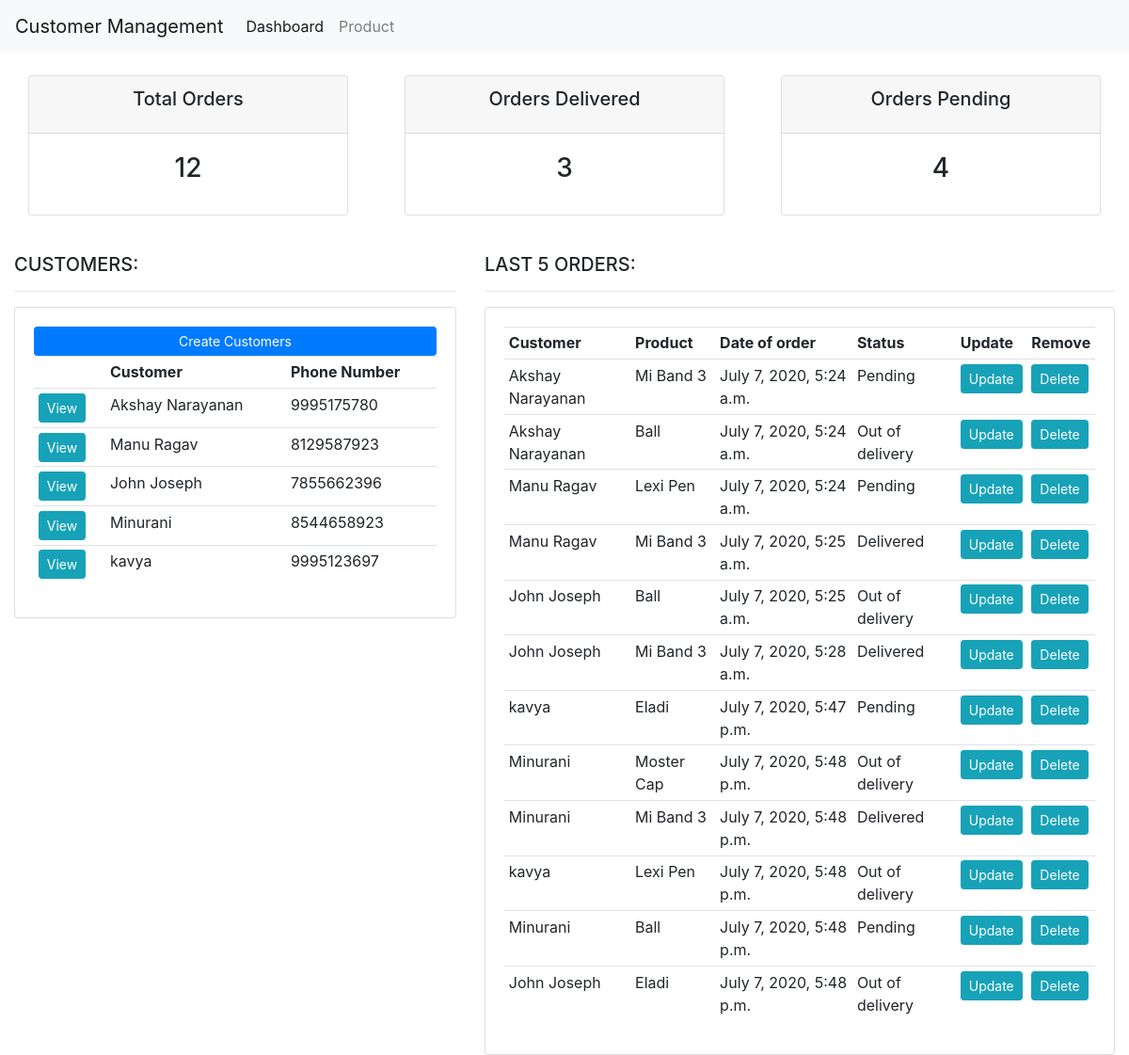
Before: /cmr/dashboard/ with the older database file.
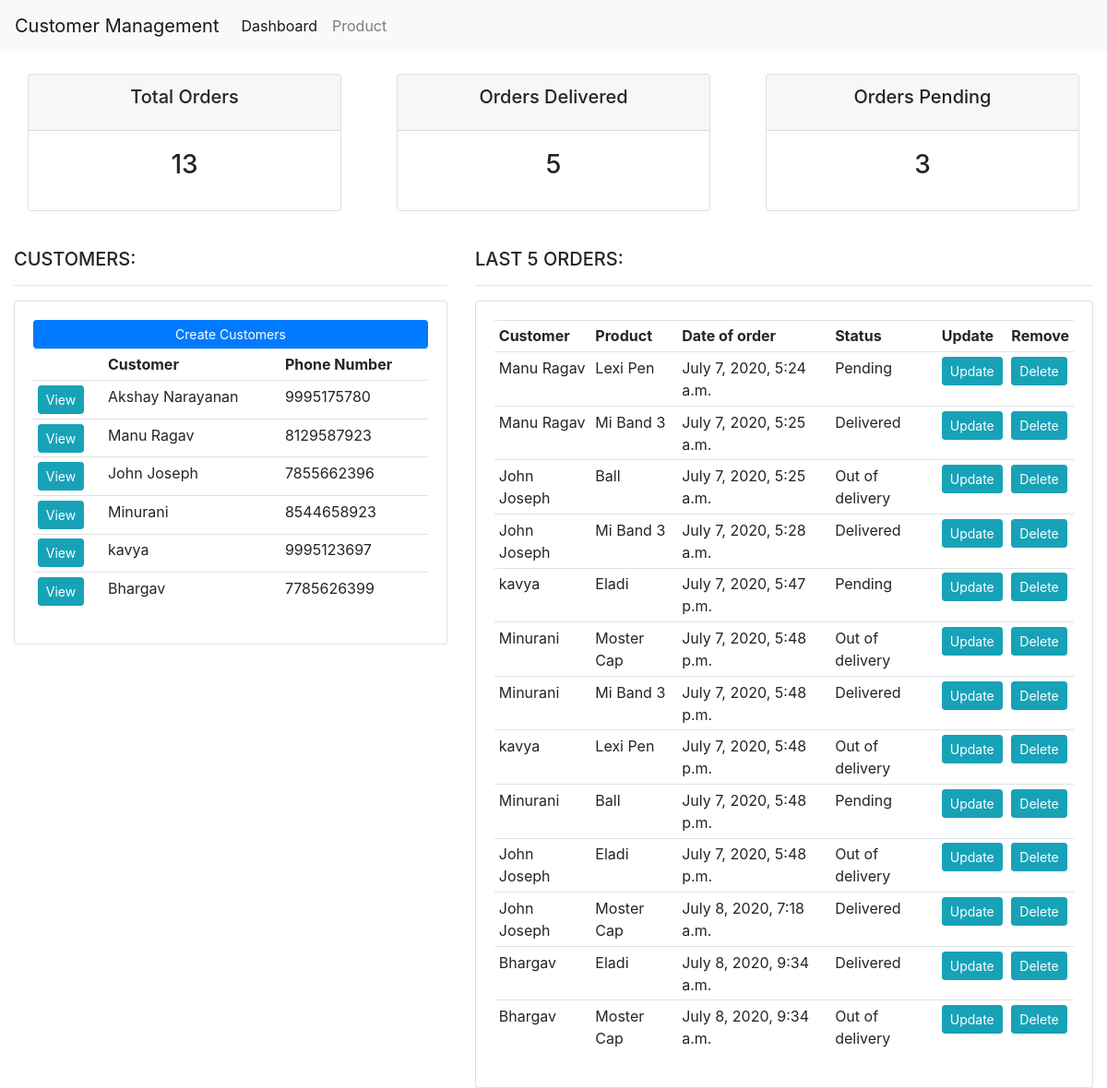
After: the same page with the newer database file.
### for_study_app1/models.py (models this page shows, shortened)
class Customer(models.Model):
    name=models.CharField(max_length=200,null=True)
    phone=models.CharField(max_length=200,null=True)
    email=models.CharField(max_length=200,null=True)
    created_date=models.DateTimeField(auto_now_add=True,null=True)
    def __str__(self):
        return self.name

class Order(models.Model):
    STATUS=(
           ('Pending','Pending'),
           ('Out of delivery','Out of delivery'),
           ('Delivered','Delivered'),
           )
    customer=models.ForeignKey(Customer,null=True,on_delete=models.CASCADE)
    product=models.ForeignKey(Product,null=True,on_delete=models.CASCADE)
    created_date=models.DateTimeField(auto_now_add=True,null=True)
    status=models.CharField(max_length=200,null=True,choices=STATUS)

class Product(models.Model):
    CATEGORY=(
           ('Indoor','Indoor'),
           ('Out Door','Out Door'),
           )
    name=models.CharField(max_length=200,null=True)
    price=models.FloatField(null=True)
    category=models.CharField(max_length=200,null=True,choices=CATEGORY)
    description=models.CharField(max_length=200,null=True)
    created_date=models.DateTimeField(auto_now_add=True,null=True)
    tags=models.ManyToManyField(Tag)
    def __str__(self):
        return self.name

### for_study_app1/views.py (the view)
# urls.py: path('cmr/dashboard/',views.dashboard_view,name='dashboard'),
def dashboard_view(request):
    orders=Order.objects.all()
    customers=Customer.objects.all()
    delivered=orders.filter(status='Delivered').count()
    pending=orders.filter(status='Pending').count()
    total_customers=customers.count()
    total_orders=orders.count()
    context={'orders':orders,'customers':customers,'total_orders':total_orders,'total_customers':total_customers,'delivered':delivered,'pending':pending}
    return render(request,'dashboard.html',context)

### for_study_app1/templates/dashboard.html
{%extends 'Base.html'%}
{%load static%}
{%block content%}
{%include 'status.html'%}
<br>
<div class="row">
  <div class="col-md-5">
    <h5>CUSTOMERS:</h5>
    <hr>
    <div class="card card-body">
      <a class="btn btn-primary btn-sm btn-block" href="{%url 'createcustomer' %}">Create Customers</a>
      <table class="table table-sm">
        <tr>
          <th></th>
          <th>Customer</th>
          <th>Phone Number</th>
        </tr>
        {%for customer in customers%}
        <tr>
          <td><a class="btn btn-sm btn-info" href="{%url 'customer' customer.id %}">View</a></td>
          <td>{{customer.name}}</td>
          <td> {{customer.phone}}</td>
        </tr>
        {%endfor%}
      </table>
    </div>
  </div>
<div class="col-md-7">
  <h5>LAST 5 ORDERS:</h5>
  <hr>
  <div class="card card-body">
    <table class="table table-sm">
      <tr>
        <th>Customer</th>
        <th>Product</th>
        <th>Date of order</th>
        <th>Status</th>
        <th>Update</th>
        <th>Remove</th>
      </tr>
      {%for order in orders%}
      <tr>
        <td>{{order.customer}}</td>
        <td>{{order.product}}</td>
        <td>{{order.created_date}}</td>
        <td>{{order.status}}</td>
        <td><a class="btn btn-sm btn-info" href="{%url 'orderupdate' order.id %}">Update</a></td>
        <td><a class="btn btn-sm btn-info" href="{%url 'deleteorder' order.id %}">Delete</a></td>
      </tr>
      {%endfor%}
    </table>
  </div>
</div>
</div>
{%endblock%}

Changed rows visible on the page:
removed Order: customer "Akshay Narayanan", product "Mi Band 3", created_date "July 7, 2020, 5:24 a.m.", status "Pending"
removed Order: customer "Akshay Narayanan", product "Ball", created_date "July 7, 2020, 5:24 a.m.", status "Out of delivery"
added Customer: name "Bhargav", phone "7785626399"
added Order: customer "John Joseph", product "Moster Cap", created_date "July 8, 2020, 7:18 a.m.", status "Delivered"
added Order: customer "Bhargav", product "Eladi", created_date "July 8, 2020, 9:34 a.m.", status "Delivered"
added Order: customer "Bhargav", product "Moster Cap", created_date "July 8, 2020, 9:34 a.m.", status "Out of delivery"
Other visible differences:
{{ total_orders }}: "12" → "13"
{{ delivered }}: "3" → "5"
{{ pending }}: "4" → "3"
